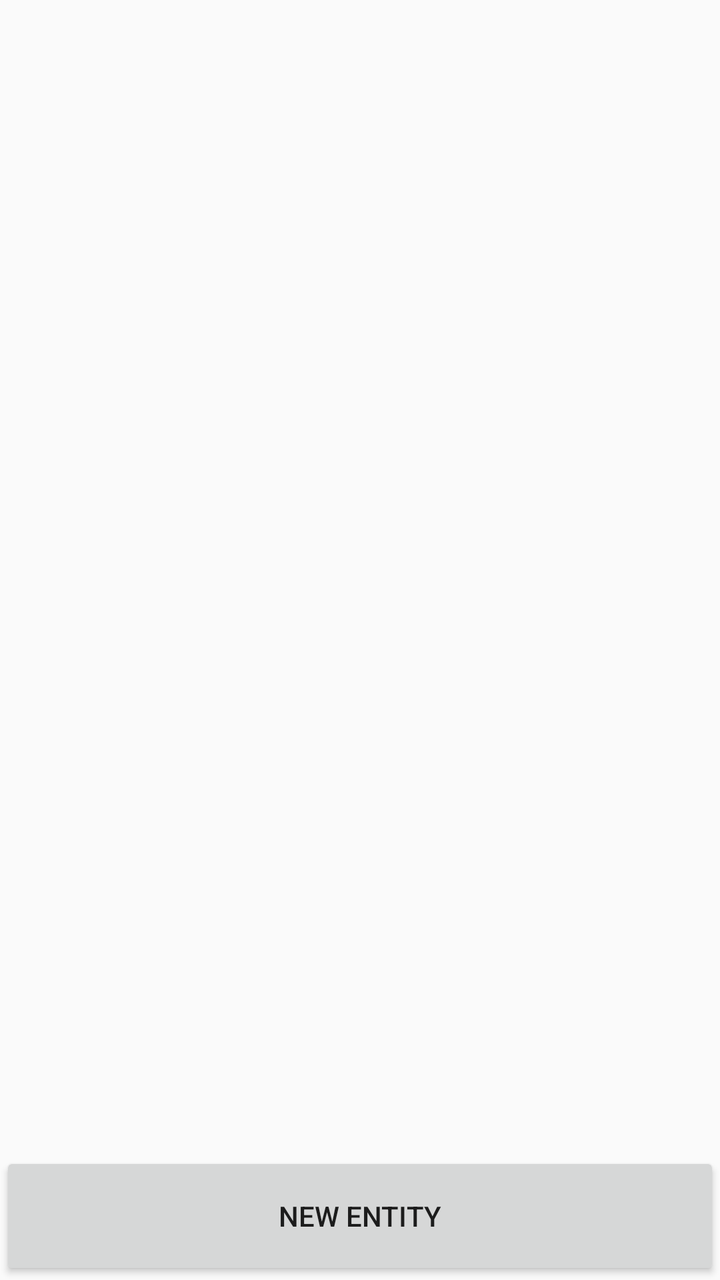
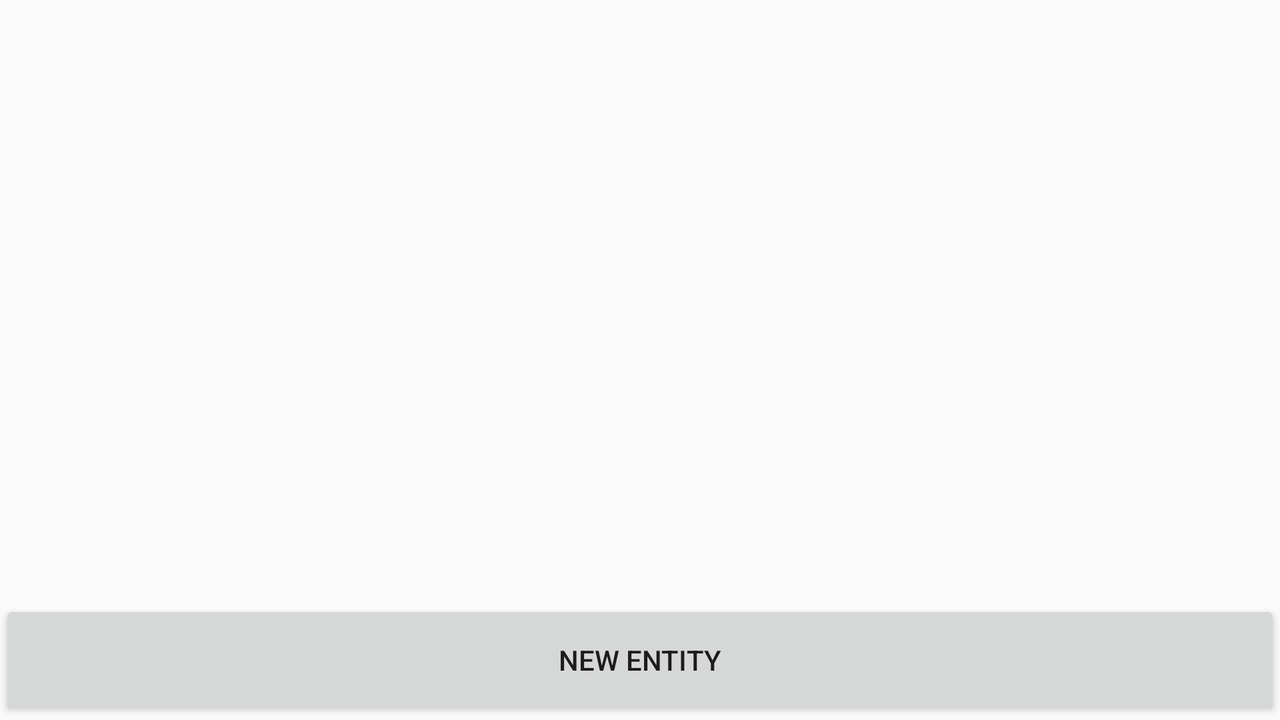

An Android layout and its configuration variant, each rendered on a device that would load it. The default file and the variant file are quoted in full after the pictures.
<!-- AndroidManifest.xml: application theme AppTheme.NoActionBar -->
<!-- res/layout/fragment_list.xml -->
<?xml version="1.0" encoding="utf-8"?>
<LinearLayout
    xmlns:android="http://schemas.android.com/apk/res/android"
    xmlns:app="http://schemas.android.com/apk/res-auto"
    android:layout_width="match_parent"
    android:layout_height="match_parent"
    android:orientation="vertical">


    <LinearLayout
        android:layout_width="match_parent"
        android:layout_height="0dp"
        android:layout_weight="9"
        android:orientation="vertical">
        <ListView
            android:id="@+id/list_container"
            android:layout_width="match_parent"
            android:layout_height="match_parent">

        </ListView>
        <ViewStub
            android:id="@+id/empty_list_standin"
            android:layout_width="match_parent"
            android:layout_height="match_parent"
            android:layout="@layout/listitem_none_found" />
    </LinearLayout>

    <Button
        android:id="@+id/list_new_button"
        android:layout_width="match_parent"
        android:layout_height="0dp"
        android:layout_weight="1"
        android:text="New entity" />

</LinearLayout>
<!-- res/layout/listitem_none_found.xml (included above) -->
<?xml version="1.0" encoding="utf-8"?>
<LinearLayout xmlns:android="http://schemas.android.com/apk/res/android"
    android:orientation="vertical" android:layout_width="match_parent"
    android:layout_height="match_parent">
    <TextView
        android:id="@+id/list_item_none_found"
        android:layout_width="match_parent"
        android:layout_height="match_parent"
        android:gravity="center"
        android:text="@string/none_found"
        android:textSize="24sp"
        android:textStyle="normal|bold"
        android:textColor="@color/datapad_text_secondary_disabled"/>

</LinearLayout>
<!-- resources referenced by this layout -->
<resources>
  <string name="none_found">None found</string>
  <style name="AppTheme.NoActionBar">
          <item name="windowActionBar">false</item>
          <item name="windowNoTitle">true</item>
      </style>
</resources>
<!-- res/layout-land/fragment_list.xml (the author's variant of the layout above) -->
<!-- drawn on the phone turned sideways -->
<?xml version="1.0" encoding="utf-8"?>
<LinearLayout
    xmlns:android="http://schemas.android.com/apk/res/android"
    xmlns:app="http://schemas.android.com/apk/res-auto"
    android:layout_width="match_parent"
    android:layout_height="match_parent"
    android:orientation="vertical">


    <ListView
        android:id="@+id/list_container"
        android:layout_weight="5"
        android:layout_width="match_parent"
        android:layout_height="0dp">

    </ListView>
    <Button
        android:id="@+id/list_new_button"
        android:layout_width="match_parent"
        android:layout_height="0dp"
        android:layout_weight="1"
        android:text="New entity" />

</LinearLayout>
<!-- resources referenced by the variant -->
<!-- as the phone turned sideways resolves them -->
<resources>
  <style name="AppTheme.NoActionBar">
          <item name="windowActionBar">false</item>
          <item name="windowNoTitle">true</item>
      </style>
</resources>
